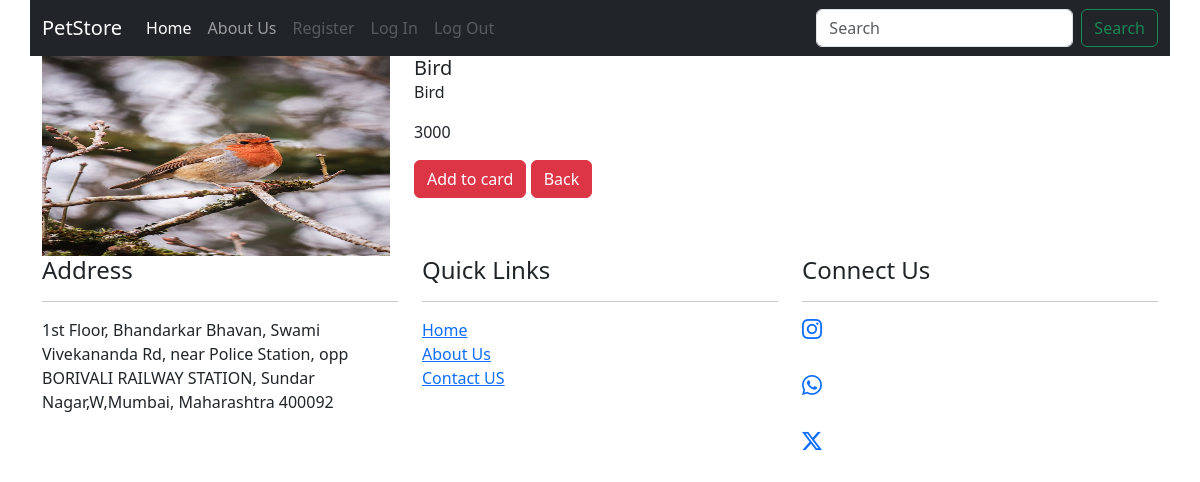
Screenshot of /details/3 with the database file from the repository.
### Petapp/models.py (models this page shows)
class Pet(models.Model):
     id=models.IntegerField(primary_key=True)
     name=models.CharField(max_length=50)
     description = models.CharField(max_length=255,default='null')
     category_choices=(("Cat","Cat"),("Dog","Dog"),("Bird","Bird"),("Fish","Fish"),("Tortoise","Tortoise"))
     category=models.CharField(max_length=50,choices=category_choices, default="watch")
     image=models.ImageField(upload_to="images/", height_field=None, width_field=None, max_length=None)
     price=models.IntegerField()
     prod = CustomManager()
     objects=models.Manager()

### Petapp/views.py (the view)
# urls.py: path('details/<int:pid>', views.details, name='details'),
def details(req,pid):
    pets= Pet.objects.get(id=pid)
    context = {'pets': pets}
    return render(req,"details.html",context)

### Petapp/Templates/details.html (shortened to what this page needs)
{% extends "base.html" %}
{% block body %}
<div class="row">
    <div class="col-md-4">
        <img src="{{pets.image.url}}" class="card-img-top" alt="..." style="width: 100%; height:200px;">
    </div>
    <div class="col-md-8">
        <div class="card-body">
            <h5 class="card-title">{{pets.name}}</h5>
            <p class="card-text">{{pets.description}}</p>
            <p class="card-text">{{pets.price}}</p>
            <a href="/addcart/{{pets.id}}"><button type="submit" class="btn btn-danger">Add to card</button></a>
            <a href="/"><button type="submit" class="btn btn-danger">Back</button></a>
        </div><br>
    </div>
</div>
{% endblock  %}

### rows the page displays
Pet: image (picture), name "Bird", description "Bird", price "3000"
